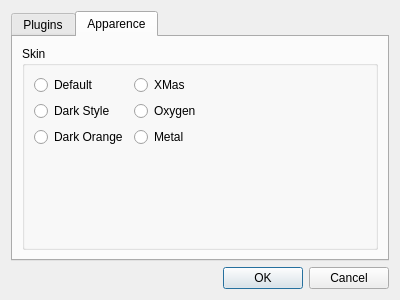
<?xml version="1.0" encoding="UTF-8"?>
<ui version="4.0">
 <class>DialogSettings</class>
 <widget class="QDialog" name="DialogSettings">
  <property name="geometry">
   <rect>
    <x>0</x>
    <y>0</y>
    <width>400</width>
    <height>300</height>
   </rect>
  </property>
  <property name="windowTitle">
   <string>Settings</string>
  </property>
  <layout class="QVBoxLayout" name="verticalLayout">
   <item>
    <widget class="QTabWidget" name="tabWidget">
     <property name="currentIndex">
      <number>1</number>
     </property>
     <widget class="QWidget" name="tabPlugin">
      <attribute name="title">
       <string>Plugins</string>
      </attribute>
      <layout class="QVBoxLayout" name="verticalLayout_2">
       <item>
        <widget class="QTreeWidget" name="treePlugin">
         <property name="alternatingRowColors">
          <bool>true</bool>
         </property>
         <attribute name="headerVisible">
          <bool>false</bool>
         </attribute>
         <column>
          <property name="text">
           <string>check</string>
          </property>
         </column>
         <column>
          <property name="text">
           <string>name</string>
          </property>
         </column>
         <column>
          <property name="text">
           <string>path</string>
          </property>
         </column>
        </widget>
       </item>
      </layout>
     </widget>
     <widget class="QWidget" name="tabAppareance">
      <attribute name="title">
       <string>Apparence</string>
      </attribute>
      <layout class="QVBoxLayout" name="verticalLayout_4">
       <item>
        <widget class="QGroupBox" name="groupBoxScheme">
         <property name="title">
          <string>Skin</string>
         </property>
         <layout class="QFormLayout" name="formLayout">
          <item row="0" column="0">
           <widget class="QRadioButton" name="rbSchemeDefault">
            <property name="text">
             <string>Default</string>
            </property>
           </widget>
          </item>
          <item row="1" column="0">
           <widget class="QRadioButton" name="rbSchemeDarkStyle">
            <property name="text">
             <string>Dark Style</string>
            </property>
           </widget>
          </item>
          <item row="2" column="0">
           <widget class="QRadioButton" name="rbSchemeDarkOrange">
            <property name="text">
             <string>Dark Orange</string>
            </property>
           </widget>
          </item>
          <item row="0" column="1">
           <widget class="QRadioButton" name="rbSchemeXMas">
            <property name="text">
             <string>XMas</string>
            </property>
           </widget>
          </item>
          <item row="1" column="1">
           <widget class="QRadioButton" name="rbSchemeOxygen">
            <property name="text">
             <string>Oxygen</string>
            </property>
           </widget>
          </item>
          <item row="2" column="1">
           <widget class="QRadioButton" name="rbSchemeMetal">
            <property name="text">
             <string>Metal</string>
            </property>
           </widget>
          </item>
         </layout>
        </widget>
       </item>
      </layout>
     </widget>
    </widget>
   </item>
   <item>
    <widget class="QDialogButtonBox" name="buttonBox">
     <property name="orientation">
      <enum>Qt::Horizontal</enum>
     </property>
     <property name="standardButtons">
      <set>QDialogButtonBox::Cancel|QDialogButtonBox::Ok</set>
     </property>
    </widget>
   </item>
  </layout>
 </widget>
 <resources/>
 <connections>
  <connection>
   <sender>buttonBox</sender>
   <signal>accepted()</signal>
   <receiver>DialogSettings</receiver>
   <slot>accept()</slot>
   <hints>
    <hint type="sourcelabel">
     <x>248</x>
     <y>254</y>
    </hint>
    <hint type="destinationlabel">
     <x>157</x>
     <y>274</y>
    </hint>
   </hints>
  </connection>
  <connection>
   <sender>buttonBox</sender>
   <signal>rejected()</signal>
   <receiver>DialogSettings</receiver>
   <slot>reject()</slot>
   <hints>
    <hint type="sourcelabel">
     <x>316</x>
     <y>260</y>
    </hint>
    <hint type="destinationlabel">
     <x>286</x>
     <y>274</y>
    </hint>
   </hints>
  </connection>
 </connections>
</ui>
